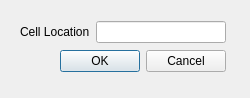
<?xml version="1.0" encoding="UTF-8"?>
<ui version="4.0">
 <class>Dialog</class>
 <widget class="QDialog" name="Dialog">
  <property name="geometry">
   <rect>
    <x>0</x>
    <y>0</y>
    <width>250</width>
    <height>98</height>
   </rect>
  </property>
  <property name="windowTitle">
   <string>Dialog</string>
  </property>
  <widget class="QWidget" name="">
   <property name="geometry">
    <rect>
     <x>20</x>
     <y>20</y>
     <width>206</width>
     <height>55</height>
    </rect>
   </property>
   <layout class="QVBoxLayout" name="verticalLayout">
    <item>
     <layout class="QHBoxLayout" name="horizontalLayout">
      <item>
       <widget class="QLabel" name="label">
        <property name="text">
         <string>Cell Location</string>
        </property>
       </widget>
      </item>
      <item>
       <widget class="QLineEdit" name="lineEdit"/>
      </item>
     </layout>
    </item>
    <item>
     <layout class="QHBoxLayout" name="horizontalLayout_2">
      <item>
       <spacer name="horizontalSpacer">
        <property name="orientation">
         <enum>Qt::Horizontal</enum>
        </property>
        <property name="sizeHint" stdset="0">
         <size>
          <width>40</width>
          <height>20</height>
         </size>
        </property>
       </spacer>
      </item>
      <item>
       <widget class="QPushButton" name="pushButton">
        <property name="text">
         <string>OK</string>
        </property>
       </widget>
      </item>
      <item>
       <widget class="QPushButton" name="pushButton_2">
        <property name="text">
         <string>Cancel</string>
        </property>
       </widget>
      </item>
     </layout>
    </item>
   </layout>
  </widget>
 </widget>
 <resources/>
 <connections>
  <connection>
   <sender>pushButton_2</sender>
   <signal>clicked()</signal>
   <receiver>Dialog</receiver>
   <slot>reject()</slot>
   <hints>
    <hint type="sourcelabel">
     <x>264</x>
     <y>101</y>
    </hint>
    <hint type="destinationlabel">
     <x>227</x>
     <y>165</y>
    </hint>
   </hints>
  </connection>
  <connection>
   <sender>pushButton</sender>
   <signal>clicked()</signal>
   <receiver>Dialog</receiver>
   <slot>accept()</slot>
   <hints>
    <hint type="sourcelabel">
     <x>156</x>
     <y>101</y>
    </hint>
    <hint type="destinationlabel">
     <x>101</x>
     <y>151</y>
    </hint>
   </hints>
  </connection>
 </connections>
</ui>
